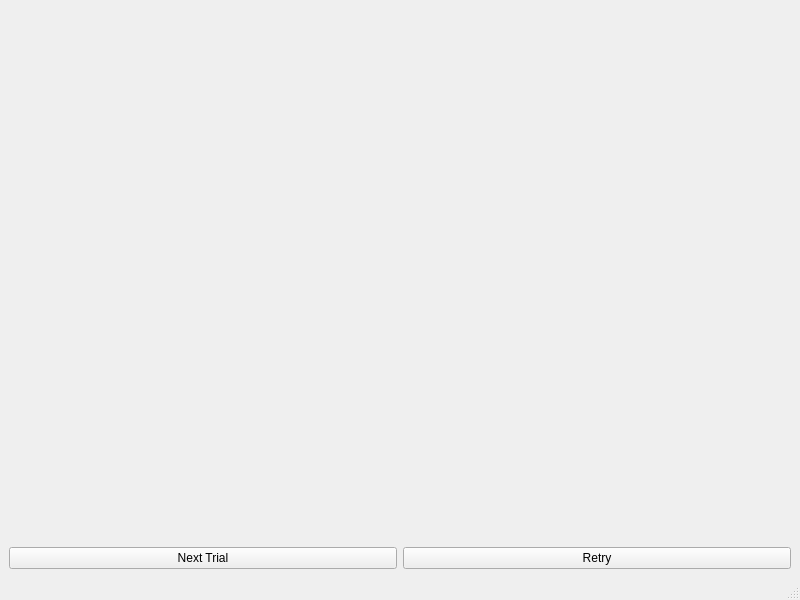
<?xml version="1.0" encoding="UTF-8"?>
<ui version="4.0">
 <class>Libet</class>
 <widget class="QMainWindow" name="Libet">
  <property name="geometry">
   <rect>
    <x>0</x>
    <y>0</y>
    <width>800</width>
    <height>600</height>
   </rect>
  </property>
  <property name="windowTitle">
   <string>Libet Experiment</string>
  </property>
  <widget class="QWidget" name="centralwidget">
   <property name="styleSheet">
    <string notr="true"/>
   </property>
   <layout class="QVBoxLayout" name="verticalLayout">
    <item>
     <widget class="QLabel" name="label_status">
      <property name="font">
       <font>
        <pointsize>14</pointsize>
       </font>
      </property>
      <property name="text">
       <string/>
      </property>
     </widget>
    </item>
    <item>
     <widget class="LibetClock" name="clock_widget" native="true">
      <property name="sizePolicy">
       <sizepolicy hsizetype="Preferred" vsizetype="Expanding">
        <horstretch>0</horstretch>
        <verstretch>0</verstretch>
       </sizepolicy>
      </property>
      <property name="styleSheet">
       <string notr="true"/>
      </property>
     </widget>
    </item>
    <item>
     <layout class="QGridLayout" name="grid_layout">
      <item row="1" column="0">
       <widget class="QPushButton" name="button_next">
        <property name="text">
         <string>Next Trial</string>
        </property>
       </widget>
      </item>
      <item row="1" column="1">
       <widget class="QPushButton" name="button_retry">
        <property name="text">
         <string>Retry</string>
        </property>
       </widget>
      </item>
     </layout>
    </item>
   </layout>
  </widget>
  <widget class="QMenuBar" name="menubar">
   <property name="geometry">
    <rect>
     <x>0</x>
     <y>0</y>
     <width>800</width>
     <height>21</height>
    </rect>
   </property>
  </widget>
  <widget class="QStatusBar" name="statusbar"/>
 </widget>
 <customwidgets>
  <customwidget>
   <class>LibetClock</class>
   <extends>QWidget</extends>
   <header>spike_recorder.experiments.libet.clock</header>
   <container>1</container>
  </customwidget>
 </customwidgets>
 <resources/>
 <connections/>
</ui>
